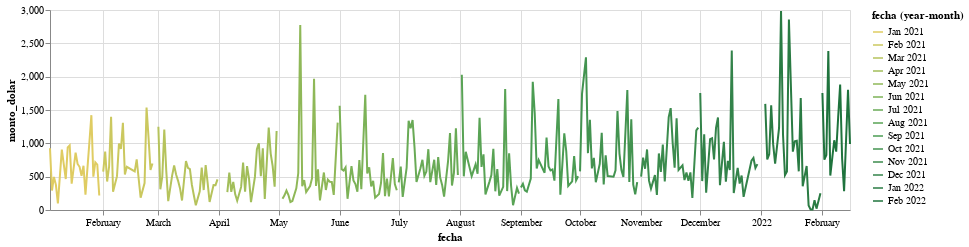

This figure's notebook cell:
### Code cell
lineas = alt.Chart(df_ventas_ag).mark_line().encode(
    x='fecha:T',
    y='monto_dolar:Q',
    color=alt.Color('yearmonth(fecha):O', scale=alt.Scale(scheme='goldgreen')),
    tooltip=[
        alt.Tooltip('fecha:T', title='Fecha'),
        alt.Tooltip('monto_dolar:Q', title='Ventas en $')
    ]).properties(width=800, height=200)

lineas

### Figure 1 — Vega-Lite specification as saved in the notebook (floating-point values rounded to 4 significant figures; data arrays with more than 128 entries replaced by an {"elided": "..."} marker saying what was removed)
{"config": {"view": {"continuousWidth": 400, "continuousHeight": 300}}, "data": {"name": "data-e2d472d5d84d7fbe513a2961954722fe"}, "mark": "line", "encoding": {"color": {"field": "fecha", "scale": {"scheme": "goldgreen"}, "timeUnit": "yearmonth", "type": "ordinal"}, "tooltip": [{"field": "fecha", "title": "Fecha", "type": "temporal"}, {"field": "monto_dolar", "title": "Ventas en $", "type": "quantitative"}], "x": {"field": "fecha", "type": "temporal"}, "y": {"field": "monto_dolar", "type": "quantitative"}}, "height": 200, "width": 800, "$schema": "https://vega.github.io/schema/vega-lite/v4.17.0.json", "datasets": {"data-e2d472d5d84d7fbe513a2961954722fe": {"elided": "334 records"}}}
